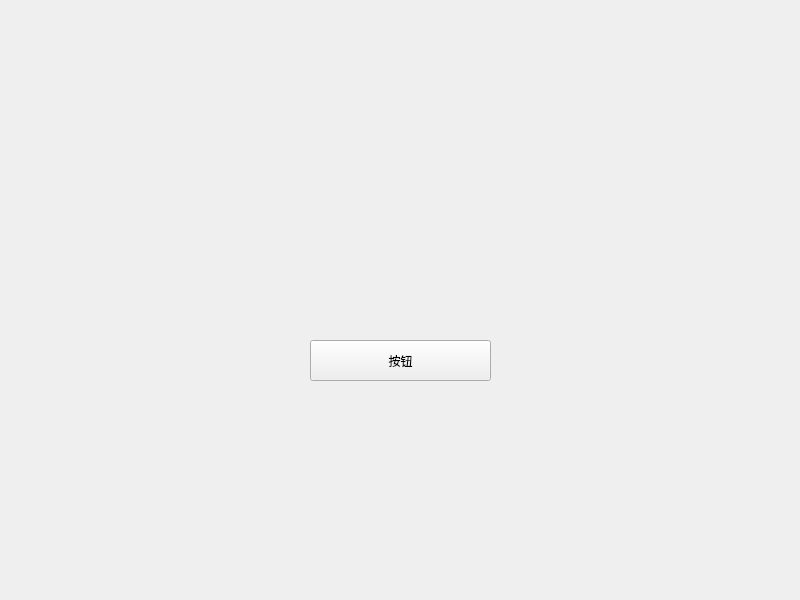
<?xml version="1.0" encoding="UTF-8"?>
<ui version="4.0">
 <class>Widget</class>
 <widget class="QWidget" name="Widget">
  <property name="geometry">
   <rect>
    <x>0</x>
    <y>0</y>
    <width>800</width>
    <height>600</height>
   </rect>
  </property>
  <property name="windowTitle">
   <string>Widget</string>
  </property>
  <widget class="QPushButton" name="pushButton">
   <property name="geometry">
    <rect>
     <x>310</x>
     <y>340</y>
     <width>181</width>
     <height>41</height>
    </rect>
   </property>
   <property name="text">
    <string>按钮</string>
   </property>
  </widget>
 </widget>
 <resources/>
 <connections/>
</ui>
